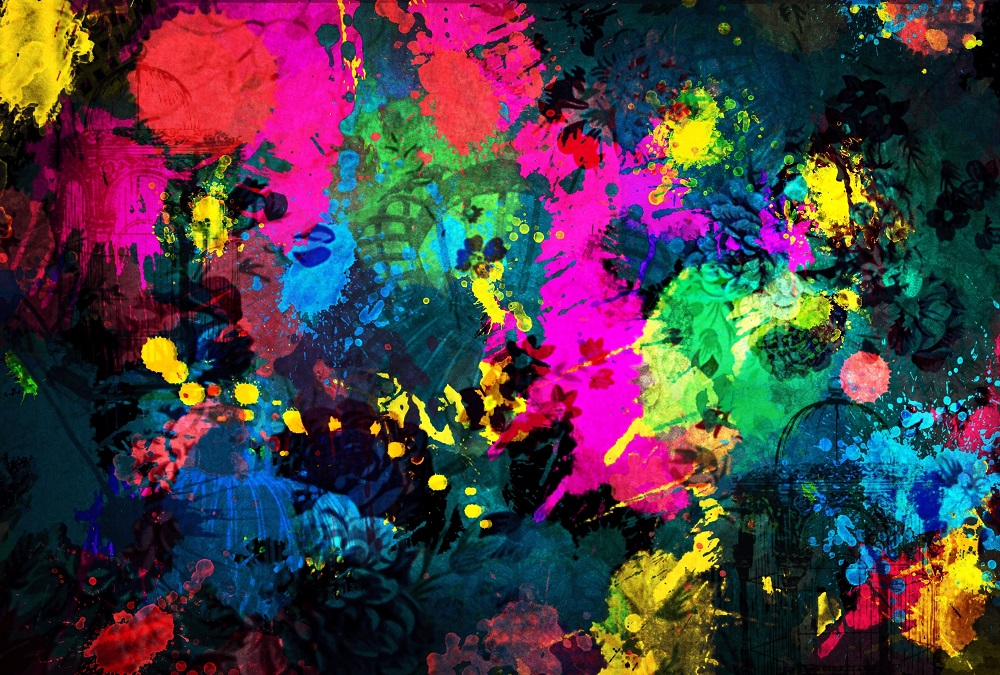
#> input picture Machine Learning I/Distance Models/Colors.jpg, 1000 x 675 px
$ jupyter execute KMeansetKMixture_IrisetActivity.ipynb
#> lines starting #> are read from the running program, lines starting #| are printed output that depends on the picture
[cell 1]
import numpy as np
import matplotlib.pyplot as plt
from scipy.cluster import hierarchy
from sklearn.cluster import KMeans
from sklearn.mixture import GaussianMixture
from sklearn.datasets import load_iris

[cell 2]
X, _ = load_iris(return_X_y = True)
plt.figure()
plt.scatter(X[:, 0], X[:, 1])
plt.show()
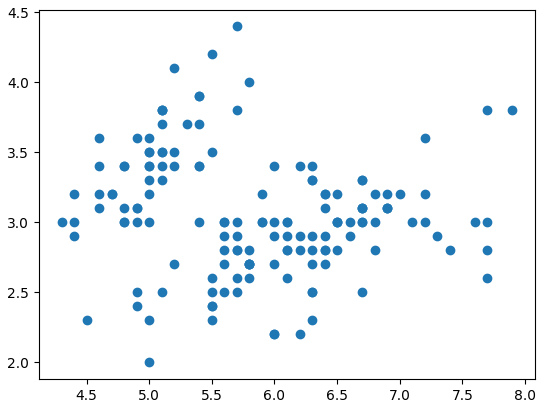
#> figure drawn by matplotlib, 1 panel

# Hierarchical Clustering

[cell 3]
plt.figure(figsize=(10,5))
Z = hierarchy.linkage(X)
dn = hierarchy.dendrogram(Z, labels=np.arange(150)+1, color_threshold=0.6)
plt.show()
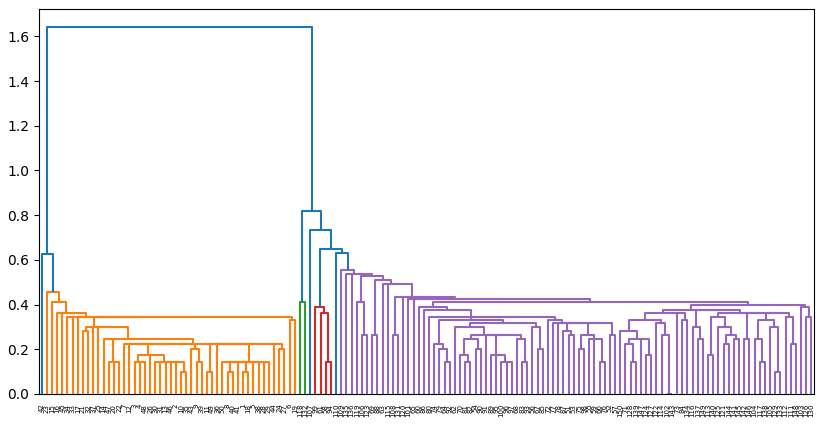
#> figure drawn by matplotlib, 1 panel

g = hierarchy.fcluster(Z, criterion='distance', t=0.6)
print(np.unique(g))

# K Means

[cell 4]
model = KMeans(n_clusters = 3)
g = model.fit_predict(X)
plt.figure()
plt.scatter(X[:, 0], X[:, 1], c = g)
plt.show()
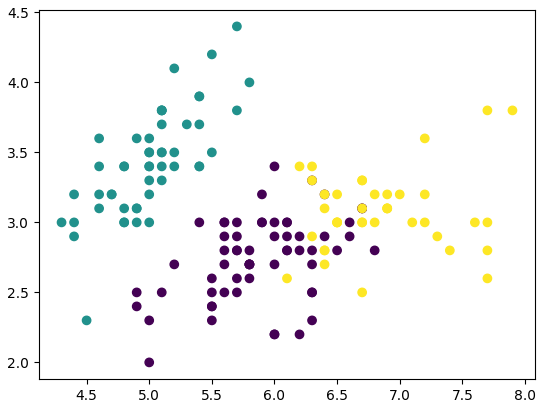
#> figure drawn by matplotlib, 1 panel

# K Mixture

[cell 5]
model = GaussianMixture(n_components = 3)
g = model.fit_predict(X)
plt.figure()
plt.scatter(X[:, 0], X[:, 1], c = g)
plt.show()
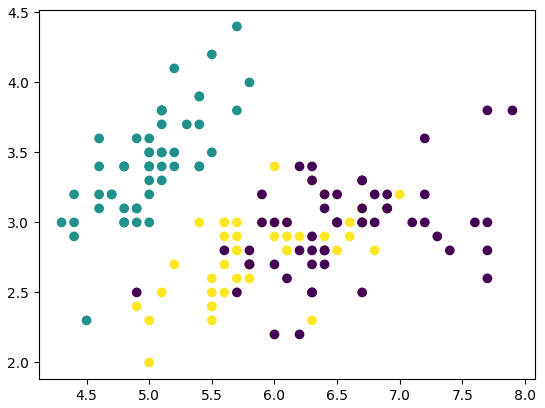
#> figure drawn by matplotlib, 1 panel

# Activity

[cell 6]
import matplotlib.pyplot as plt
import matplotlib.image as mpimg
from mpl_toolkits.mplot3d import Axes3D
import numpy as np
import cv2

## Image

[cell 7]
img = cv2.imread('Colors.jpg')
#> img is the input picture: shape (675, 1000, 3); mean B, G, R 67.5, 59.6, 73.3
#img = cv2.imread('Landscape.jpeg')
img = cv2.cvtColor(img, code = cv2.COLOR_BGR2RGB) #convertir color [viene en cv]
plt.figure()
plt.imshow(img)
plt.show()
img.shape
#> Out = (675, 1000, 3)

## Reshape

[cell 8]
hsv = cv2.cvtColor(img, cv2.COLOR_RGB2HSV)
#> hsv: shape (675, 1000, 3); mean H, S, V 104.2, 200.6, 108.7
nrows, ncols, nch = img.shape
#> nrows = 675; ncols = 1000; nch = 3
xHsv = np.reshape(hsv, (nrows*ncols, nch))

## Clustering

### KMeans

[cell 9]
modelKMeans = KMeans(n_clusters = 3)
gOne = modelKMeans.fit_predict(xHsv)

### KMixture

[cell 10]
modelKMixture = GaussianMixture(n_components = 3)
gTwo = modelKMixture.fit_predict(xHsv)

## Set same color

[cell 11]
colors = np.unique(gOne)
#> colors = [0, 1, 2]
imgOne = xHsv
for i in colors:
    imgOne[gOne == i, 0] = np.mean(xHsv[gOne == i, 0])
    imgOne[gOne == i, 1] = np.mean(xHsv[gOne == i, 1])
    imgOne[gOne == i, 2] = np.mean(xHsv[gOne == i, 2])
#> this loop made 3 passes

[cell 12]
colors = np.unique(gTwo)
imgTwo = xHsv
for i in colors:
    imgTwo[gTwo == i, 0] = np.mean(xHsv[gTwo == i, 0])
    imgTwo[gTwo == i, 1] = np.mean(xHsv[gTwo == i, 1])
    imgTwo[gTwo == i, 2] = np.mean(xHsv[gTwo == i, 2])

## Reshape

[cell 13]
imgOne = np.reshape(imgOne, (nrows, ncols, 3))
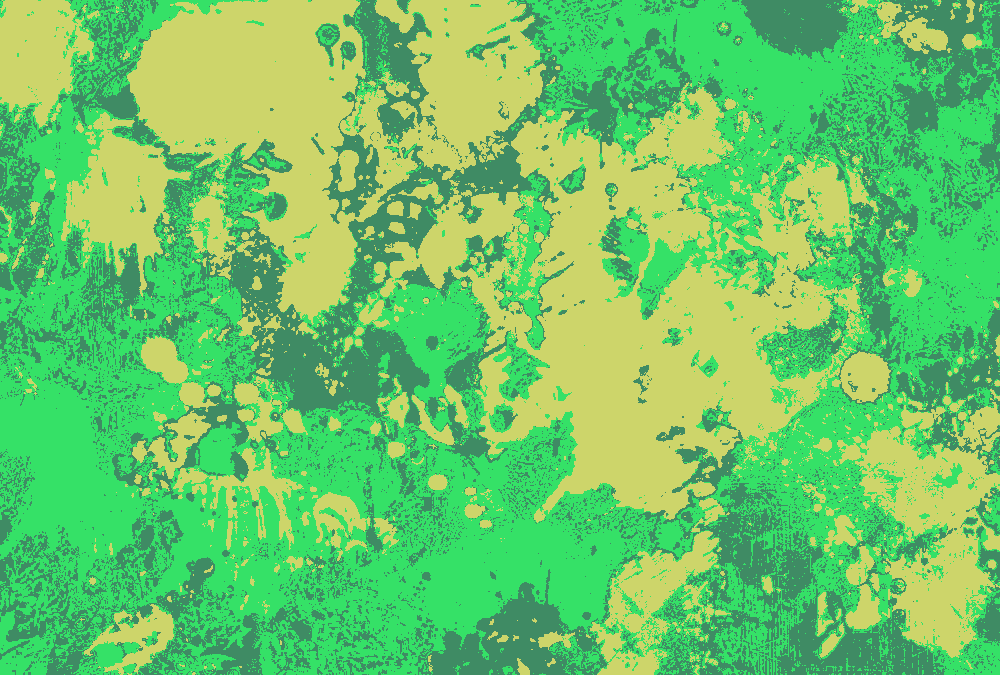
#> imgOne: shape (675, 1000, 3); mean of channels 0, 1, 2 103.3, 199.2, 108.2; drawn as B, G, R
imgOne = cv2.cvtColor(imgOne, code = cv2.COLOR_HSV2RGB)
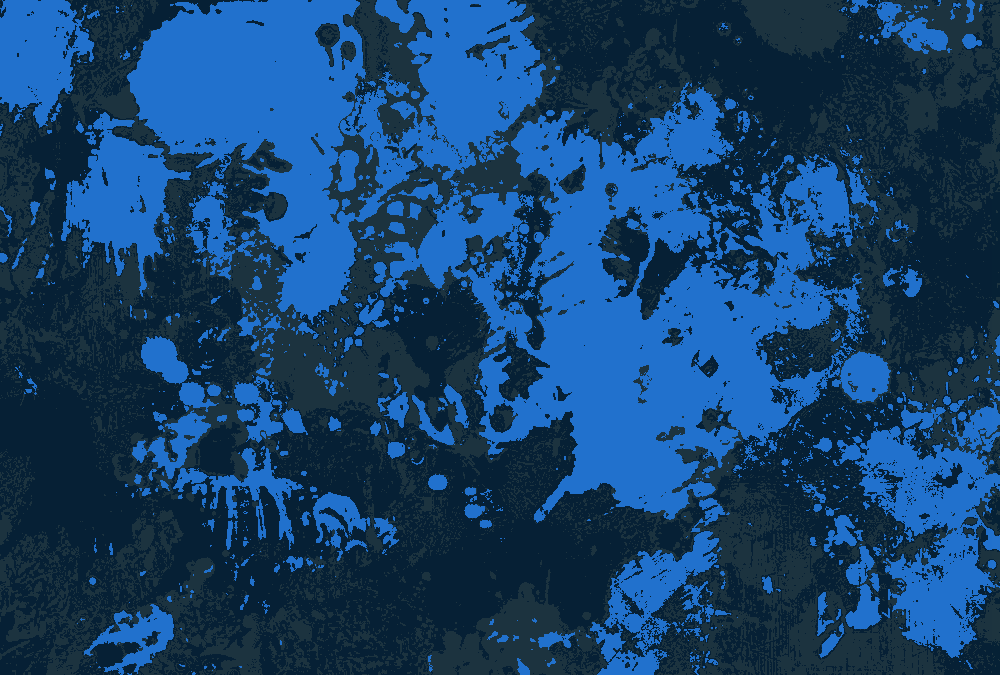
#> imgOne: shape (675, 1000, 3); mean R, G, B 20.9, 64.8, 108.2
plt.figure()
plt.imshow(imgOne)
plt.show()

$ run again, with Machine Learning I/Distance Models/Landscape.jpeg copied over Machine Learning I/Distance Models/Colors.jpg
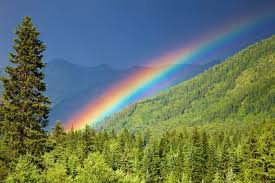
#> input picture Machine Learning I/Distance Models/Landscape.jpeg, 275 x 183 px
#> img is the input picture: shape (183, 275, 3); mean B, G, R 99.3, 118.6, 101.2
#> hsv: shape (183, 275, 3); mean H, S, V 65.8, 139.5, 139.4
#> colors = [0, 1, 2]
#> the loop `for i in colors:` made 3 passes
#> `imgOne = np.reshape(imgOne, (nrows, ncols, 3))`:
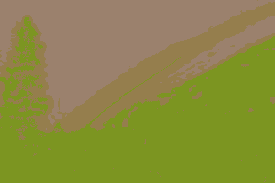
#> imgOne: shape (183, 275, 3); mean of channels 0, 1, 2 65, 138.4, 138.4; drawn as B, G, R
#> `imgOne = cv2.cvtColor(imgOne, code = cv2.COLOR_HSV2RGB)`:
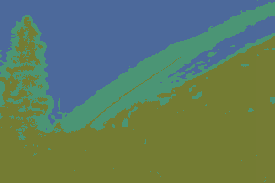
#> imgOne: shape (183, 275, 3); mean R, G, B 95.8, 122.7, 96
